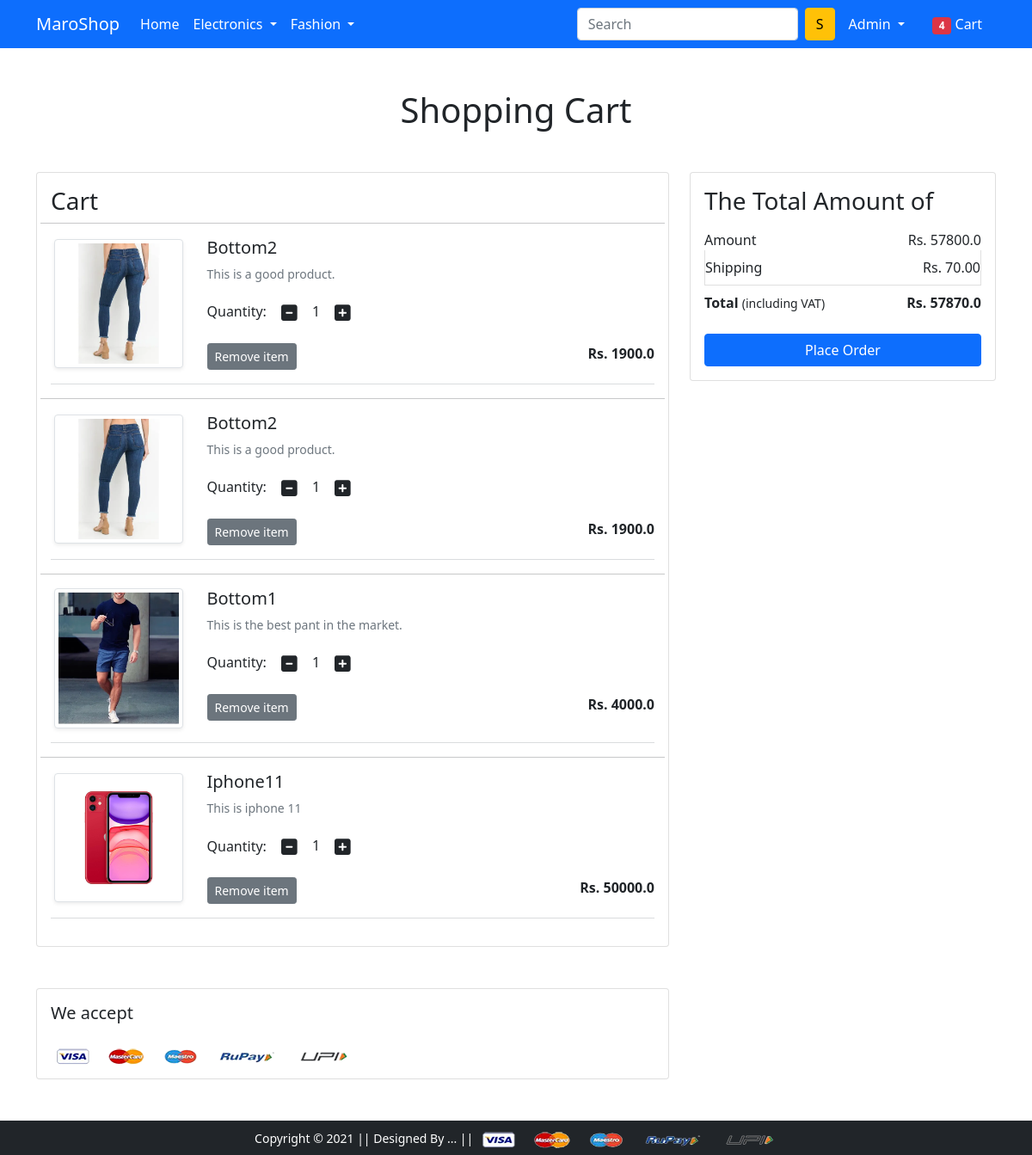
The page /cart/ (signed in) on the database as committed earlier.
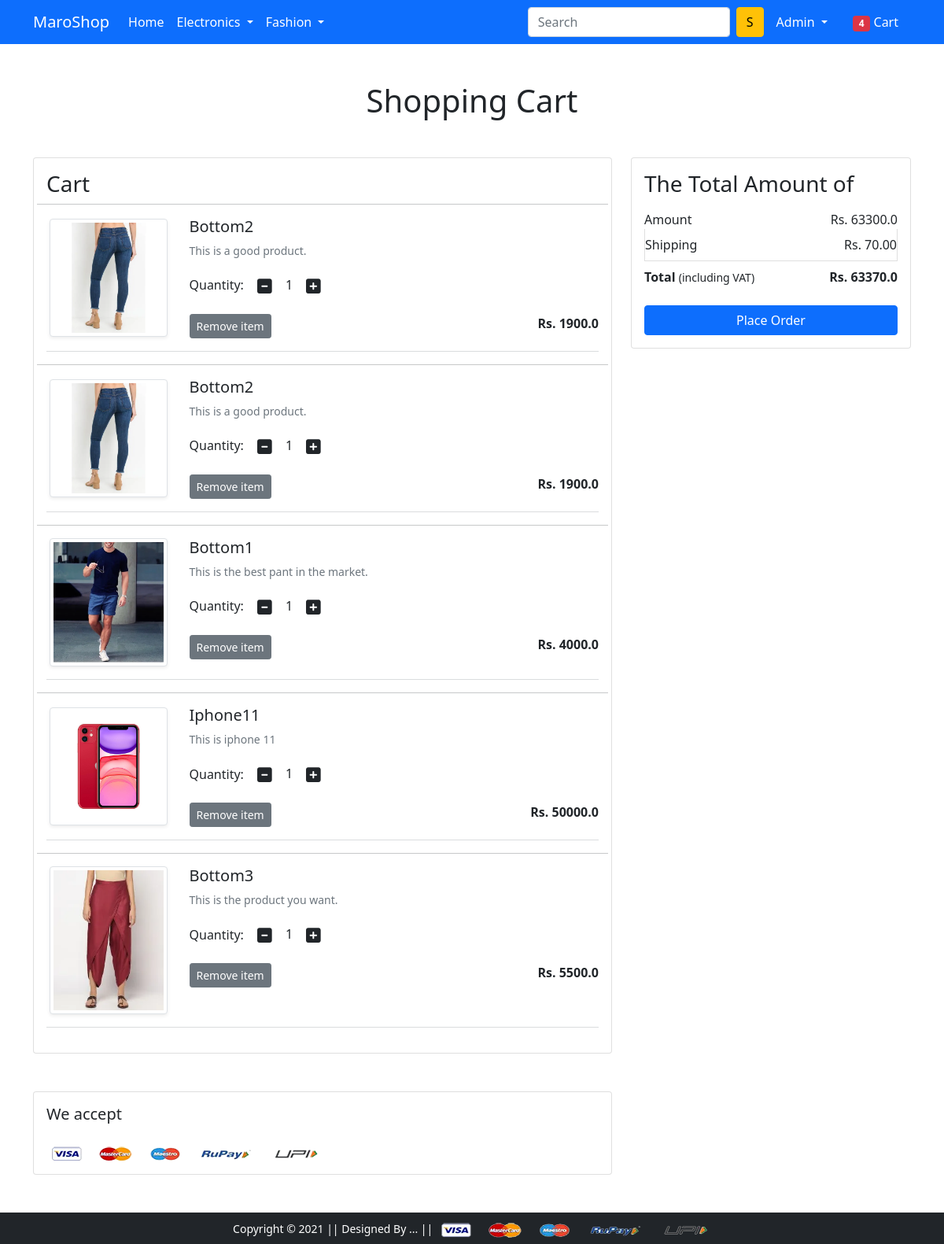
The same page on the database as committed later.
### app/models.py (models this page shows, shortened)
class Cart(models.Model):
    user = models.ForeignKey(User, on_delete=models.CASCADE)
    product = models.ForeignKey(Product, on_delete=models.CASCADE)
    quantity = models.PositiveIntegerField(default=1)

class Product(models.Model):
    title               = models.CharField(max_length=100)
    selling_price        = models.FloatField()
    discounted_price    = models.FloatField()
    description         = models.TextField()
    brand               = models.CharField(max_length=100)
    category            = models.CharField(choices=CATEGORY_CHOICES, max_length=2)
    product_image       = models.ImageField(upload_to='productimg')

### app/views.py (the view)
# urls.py: path('cart/', views.show_cart, name='showcart'),
@login_required
def show_cart(request):
   if request.user.is_authenticated:
      user = request.user
      cart = Cart.objects.filter(user=user)
      amount = 0.0
      shipping_amount = 70.0
      totalamount = 0.0
      cart_product = [p for p in Cart.objects.all() if p.user == user]
      if cart_product:
        for p in cart_product:
            tempamount = (p.quantity * p.product.discounted_price)
            amount += tempamount
            totalamount = amount + shipping_amount
        return render(request, 'app/addtocart.html', {'carts': cart,
                                                    'totalamount': totalamount,
                                                    'amount': amount})
      else:
         return render(request, 'app/emptycart.html')

### app/templates/app/addtocart.html (shortened to what this page needs)
{% extends 'app/base.html' %}
{% load static %}
{% block main-content %}
<div class="container my-5">
 <div class="row">
  <h1 class="text-center mb-5">Shopping Cart</h1>
  <div class="col-sm-8">
  <div class="card">
   <div class="card-body">
    <h3>Cart</h3>
    {% for cart in carts %}
    <div class="row">
      <hr>
     <div class="col-sm-3 text-center align-self-center"><img src="{{cart.product.product_image.url}}" alt="" srcset="" class="img-fluid img-thumbnail shadow-sm" height="150" width="150"> </div>
     <div class="col-sm-9">
      <div>
       <h5>{{cart.product.title}}</h5>
       <p class="mb-2 text-muted small">{{cart.product.description}}</p>
       <div class="my-3">
        <label for="quantity">Quantity:</label>
        <a class="minus-cart btn" pid="{{cart.product.id}}"><i class="fas fa-minus-square fa-lg"></i></a>
          <span id="quantity">{{cart.quantity}}</span>
        <a class="plus-cart btn" pid= "{{cart.product.id}}"><i class="fas fa-plus-square fa-lg" ></i></a>
       </div>
       <div class="d-flex justify-content-between">
        <a href="#" class="btn btn-sm btn-secondary mr-3 remove-cart" pid= "{{cart.product.id}}">Remove item </a>
        <p class="mb-0"><span><strong>Rs. {{cart.product.discounted_price}}</strong></span></p>
       </div>
      </div>
     </div>
    </div>
    <hr class="text-muted">
    {% endfor %}
   </div>
   </div>
  </div>
  <div class="col-sm-4">
   <div class="card">
    <div class="card-body">
      <h3>The Total Amount of</h3>
      <ul class="list-group">
       <li class="list-group-item d-flex justify-content-between align-items-center border-0 px-0 pb-0">Amount<span id="amount">Rs. {{amount}}</span></li>
       <li class="list-group-item d-flex justify-content-between align-items-center px-0">Shipping<span>Rs. 70.00</span></li>
       <li class="list-group-item d-flex justify-content-between align-items-center border-0 px-0 mb-3">
        <div>
           <strong>Total</strong> <small>(including VAT)</small>
         </div>
         <span><strong>Rs. <strong id='totalamount'>{{totalamount}}</strong></strong></span>
       </li>
      </ul>
      <div class="d-grid"><a href="{% url 'checkout' %}" class="btn btn-primary">Place Order</a></div>
    </div>
   </div>
  </div>
 </div>
</div>
<div class="container">
 <div class="row">
  <div class="col-sm-8">
   <div class="card">
    <div class="card-body">
      <h5 class="mb-4">We accept</h5>
      <img src="{% static 'app/images/payment.png' %}" alt="" class="img-fluid">
    </div>
  </div>
  </div>
 </div>
</div>
{% endblock main-content %}

Rows that differ between the two databases and show on the page:
added Cart: product.product_image (picture), product "Bottom3", product.description "This is the product you want.", quantity "1", product.discounted_price "5500.0"
Other text that changed with them:
{{ amount }}: "57800.0" → "63300.0"
{{ totalamount }}: "57870.0" → "63370.0"
